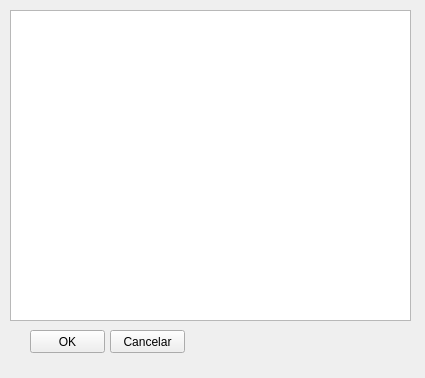
<?xml version="1.0" encoding="UTF-8"?>
<ui version="4.0">
 <class>WidgetProgramacao</class>
 <widget class="QDockWidget" name="WidgetProgramacao">
  <property name="geometry">
   <rect>
    <x>0</x>
    <y>0</y>
    <width>425</width>
    <height>378</height>
   </rect>
  </property>
  <property name="floating">
   <bool>true</bool>
  </property>
  <property name="windowTitle">
   <string>Editor de codigo</string>
  </property>
  <widget class="QWidget" name="dockWidgetContents">
   <widget class="QPlainTextEdit" name="ptCodigo">
    <property name="geometry">
     <rect>
      <x>10</x>
      <y>10</y>
      <width>401</width>
      <height>311</height>
     </rect>
    </property>
   </widget>
   <widget class="QPushButton" name="pbOK">
    <property name="geometry">
     <rect>
      <x>30</x>
      <y>330</y>
      <width>75</width>
      <height>23</height>
     </rect>
    </property>
    <property name="text">
     <string>OK</string>
    </property>
   </widget>
   <widget class="QPushButton" name="pbCancelar">
    <property name="geometry">
     <rect>
      <x>110</x>
      <y>330</y>
      <width>75</width>
      <height>23</height>
     </rect>
    </property>
    <property name="text">
     <string>Cancelar</string>
    </property>
   </widget>
  </widget>
 </widget>
 <resources/>
 <connections/>
</ui>
